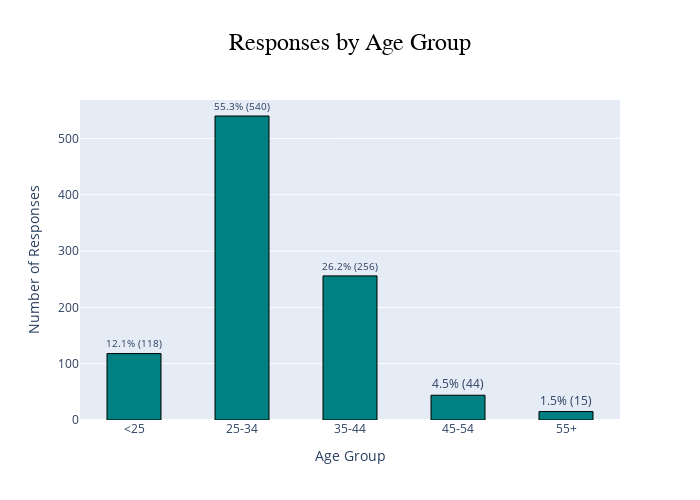

This figure's notebook cell:
### Markdown cell above
#### 4- Responses by Age

### Code cell
def plot_age_group_rounded(df, age_col="Age", bins=[0,25,35,45,55,100],
                           labels=['<25','25-34','35-44','45-54','55+'],
                           title="Responses by Age Group", width=700, height=500):
    """
    Creates a cylinder-style column chart for age groups with counts and percentages.

    Parameters:
    -----------
    df : pd.DataFrame
        Input dataframe.
    age_col : str
        Column containing age values.
    bins : list
        Age bin edges.
    labels : list
        Labels for age groups corresponding to bins.
    title : str
        Chart title.
    width, height : int
        Chart dimensions.

    Returns:
    --------
    fig : go.Figure
        Rounded/cylinder-style column chart.
    """

    # Create Age Group column
    df['Age_Group'] = pd.cut(df[age_col], bins=bins, labels=labels, right=False)

    # Count responses by Age Group
    age_counts = (
        df['Age_Group']
        .value_counts()
        .sort_index()  # keep age groups in order
        .reset_index()
    )
    age_counts.columns = ['Age_Group', 'Count']

    # Compute percentages
    total_responses = df.shape[0]
    age_counts['Percent'] = (age_counts['Count'] / total_responses * 100).round(1)

    # Format labels: "xx% (count)"
    age_counts['Label'] = age_counts['Percent'].astype(str) + '% (' + age_counts['Count'].astype(str) + ')'

    # Build cylinder-style bar chart
    fig = go.Figure()
    fig.add_trace(go.Bar(
        x=age_counts['Age_Group'],
        y=age_counts['Count'],
        text=age_counts['Label'],
        textposition='outside',
        marker=dict(
            color='teal',
            line=dict(color='black', width=1),
            cornerradius=[25,25,25,25]  # round all corners for cylinder effect
        ),
        width=0.5
    ))

    # Layout adjustments
    fig.update_layout(
        xaxis_title='Age Group',
        yaxis_title='Number of Responses',
        width=width,
        height=height,
        showlegend=False,
        title=dict(
            text=title,
            x=0.5,
            xanchor='center',
            font=dict(size=24, color='black', family="Arial Black, sans-serif")
        )
    )

    return fig

# Creating the plot
fig_age_bar = plot_age_group_rounded(df_clean)
fig_age_bar.show()

### Figure 1 — Plotly figure (JSON) as saved in the notebook; plotly's stock layout.template omitted (floating-point values rounded to 4 significant figures)
{"data": [{"marker": {"color": "teal", "cornerradius": [25, 25, 25, 25], "line": {"color": "black", "width": 1}}, "text": ["12.1% (118)", "55.3% (540)", "26.2% (256)", "4.5% (44)", "1.5% (15)"], "textposition": "outside", "type": "bar", "width": 0.5, "x": ["<25", "25-34", "35-44", "45-54", "55+"], "y": [118, 540, 256, 44, 15]}], "layout": {"height": 500, "showlegend": false, "title": {"font": {"color": "black", "family": "Arial Black, sans-serif", "size": 24}, "text": "Responses by Age Group", "x": 0.5, "xanchor": "center"}, "width": 700, "xaxis": {"title": {"text": "Age Group"}}, "yaxis": {"title": {"text": "Number of Responses"}}}}
